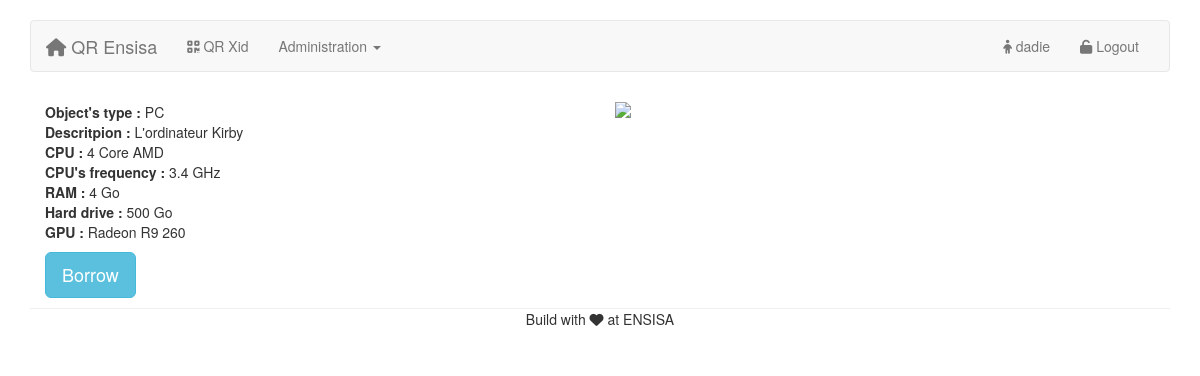
The page /object.php?id=1 (signed in) on the database its author committed.
### tables this page shows
CREATE TABLE IF NOT EXISTS `object` (
  `id` int(11) NOT NULL AUTO_INCREMENT,
  `name` varchar(256) NOT NULL,
  `description` mediumtext,
  `type` varchar(128) NOT NULL,
  `borrowed` tinyint(1) NOT NULL,
  `lenght` int(11) DEFAULT NULL,
  `number_port` int(11) NOT NULL,
  `cpu` varchar(512) NOT NULL,
  `frequence` float NOT NULL,
  `ram` float NOT NULL,
  `hard_drive` int(11) NOT NULL,
  `gpu` varchar(512) NOT NULL,
  PRIMARY KEY (`id`)
);

### includes/object/description.php (the view, shortened to what this page needs)
<?php
	$req = $connect->prepare('SELECT * FROM object WHERE id = ?');
	$req->execute(array($_GET['id']));
	while ($resultat = $req->fetch()) {
	    if($resultat['type']=='PC'){ ?>
            <p>
				<strong>Object's type :</strong> <?php echo $resultat['type']; ?><br />
				<strong>Descritpion :</strong> <?php echo $resultat['description']; ?><br />
				<strong>CPU : </strong><?php echo $resultat['cpu']; ?> <br />
				<strong>CPU's frequency :</strong> <?php echo $resultat['frequence']; ?> GHz<br />
				<strong>RAM : </strong><?php echo $resultat['ram']; ?> Go<br />
				<strong> Hard drive :</strong> <?php echo $resultat['hard_drive']; ?> Go<br />
				<strong>GPU :</strong> <?php echo $resultat['gpu']; ?><br />
           </p>
<?php   }
	    if($resultat['type']=='cable ethernet'){ ?>
<?php	}
    }
?>

### css/projet.css (style rules this page uses)
body { padding-top: 20px; padding-bottom: 20px; }

### rows shown on the page
object: type "PC", description "L'ordinateur Kirby", cpu "4 Core AMD", frequence "3.4", ram "4", hard_drive "500", gpu "Radeon R9 260"

### other values the page prints
$_SESSION['pseudo'] "dadie"
